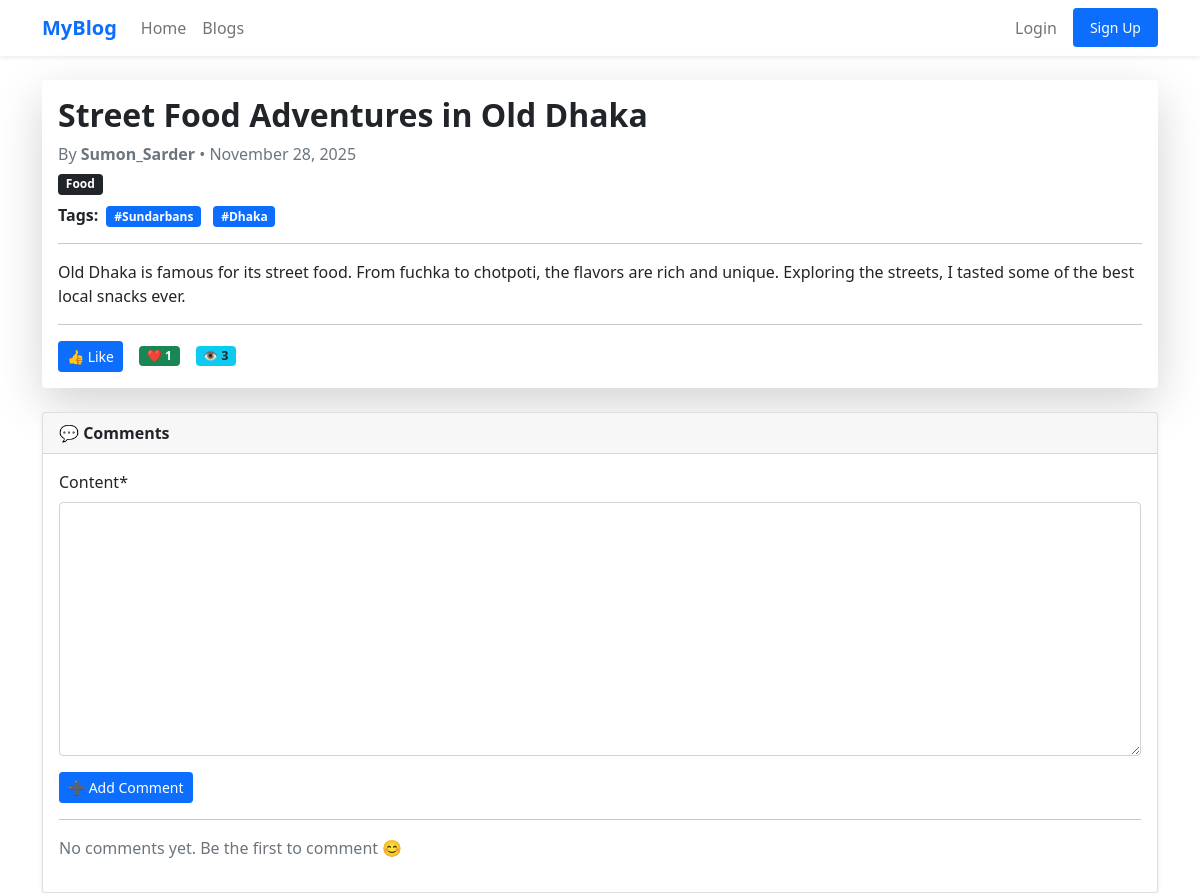
The app's page /post/22 with its own data.
### blog/models.py (models this page shows, shortened)
class Post(models.Model):
    title = models.CharField(max_length=100)
    content = RichTextField()
    author = models.ForeignKey(User,on_delete=models.CASCADE)
    created_at = models.DateTimeField(auto_now_add=True)
    updated_at = models.DateTimeField(auto_now=True)
    category = models.ForeignKey(Category,on_delete=models.SET_NULL,null=True)
    tag = models.ManyToManyField(Tag)
    view_count = models.PositiveBigIntegerField(default = 0)
    liked_users = models.ManyToManyField(User,related_name = 'liked_posts')

class Category(models.Model):
    name = models.CharField(max_length=100)

class Tag(models.Model):
    name = models.CharField(max_length=100)

### blog/views.py (the view)
# urls.py: path('post/<int:id>',views.post_details,name='post_details'),
def post_details(request,id):
    post = get_object_or_404(Post,id=id)
    if request.method == 'POST':
        comment_form = CommentForm(request.POST)
        if comment_form.is_valid():
            comment = comment_form.save(commit=False) # commit database e save hobe nah
            comment.post = post
            comment.author = request.user
            comment.save()
            return redirect('post_details',id=post.id)
    else:
        comment_form = CommentForm()
    comments = post.comment_set.all()
    is_liked = post.liked_users.filter(id=request.user.id).exists()
    like_count = post.liked_users.count()
    context = {
            'post':post,
            'categories': Category.objects.all(),
            'tag':Tag.objects.all(),
            'comments':comments,
            'comment_form':comment_form,
            'is_liked':is_liked,
            'like_count':like_count,
        }
    post.view_count +=1
    post.save()
    return render(request,'blog/post_details.html',context)

### blog/forms.py
class CommentForm(forms.ModelForm):
    class Meta:
        model = Comment
        fields = ['content']

### templates/blog/post_details.html (shortened to what this page needs)
{% extends "blog/base.html" %}
{% load crispy_forms_tags %}
{% block content %}
<div class="container mt-4">
    <div class="card shadow-lg border-0">
        <div class="card-body">
            <h2 class="fw-bold">{{ post.title }}</h2>
            <p class="text-muted mb-1">
                By <strong>{{ post.author }}</strong> • {{ post.created_at|date:"F d, Y" }}
            </p>
            <p class="mb-2">
                <span class="badge bg-dark">{{ post.category.name }}</span>
            </p>
            <p>
                <strong>Tags:</strong>
                {% for tag in post.tag.all %}
                    <span class="badge bg-primary mx-1">#{{ tag.name }}</span>
                {% empty %}
                    <span class="text-muted">No tags</span>
                {% endfor %}
            </p>
            <hr>
            <p class="mt-3" style="font-size: 1.1rem; line-height: 1.7;">
                {{ post.content|safe }}
            </p>
            <hr>
            <div class="d-flex align-items-center gap-3">
                {% if is_liked %}
                <a href="{% url 'like_post' post.id %}" class="btn btn-danger btn-sm">❤️ Unlike</a>
                {% else %}
                <a href="{% url 'like_post' post.id %}" class="btn btn-primary btn-sm">👍 Like</a>
                {% endif %}
                <span class="badge bg-success">❤️ {{ like_count }}</span>
                <span class="badge bg-info text-dark">👁️ {{ post.view_count }}</span>
            </div>
        </div>
    </div>
    <div class="card mt-4 shadow-sm">
        <div class="card-header fw-bold">
            💬 Comments
        </div>
        <div class="card-body">
            <form method="post" class="mb-3">
                {{ comment_form|crispy }}
                <button type="submit" class="btn btn-primary btn-sm">➕ Add Comment</button>
            </form>
            <hr>
            {% for comment in comments %}
            <div class="p-2 mb-3 border-bottom">
                <h6 class="mb-0">{{ comment.author }}</h6>
                <small class="text-muted">{{ comment.created_at|date:'F d, Y h:i A' }}</small>
                <p class="mb-1">{{ comment.content }}</p>
            </div>
            {% empty %}
            <p class="text-muted">No comments yet. Be the first to comment 😊</p>
            {% endfor %}
        </div>
    </div>
</div>
{% endblock %}

### records on screen
Post: title "Street Food Adventures in Old Dhaka", author "Sumon_Sarder", created_at "November 28, 2025", category.name "Food", content "Old Dhaka is famous for its street food. From fuchka to chotpoti, the flavors are rich and unique. Exploring the streets, I tasted some of the best local snacks ever.", view_count "3"
Tag: name "Sundarbans"
Tag: name "Dhaka"

### other values on screen
{{ like_count }} "1"
